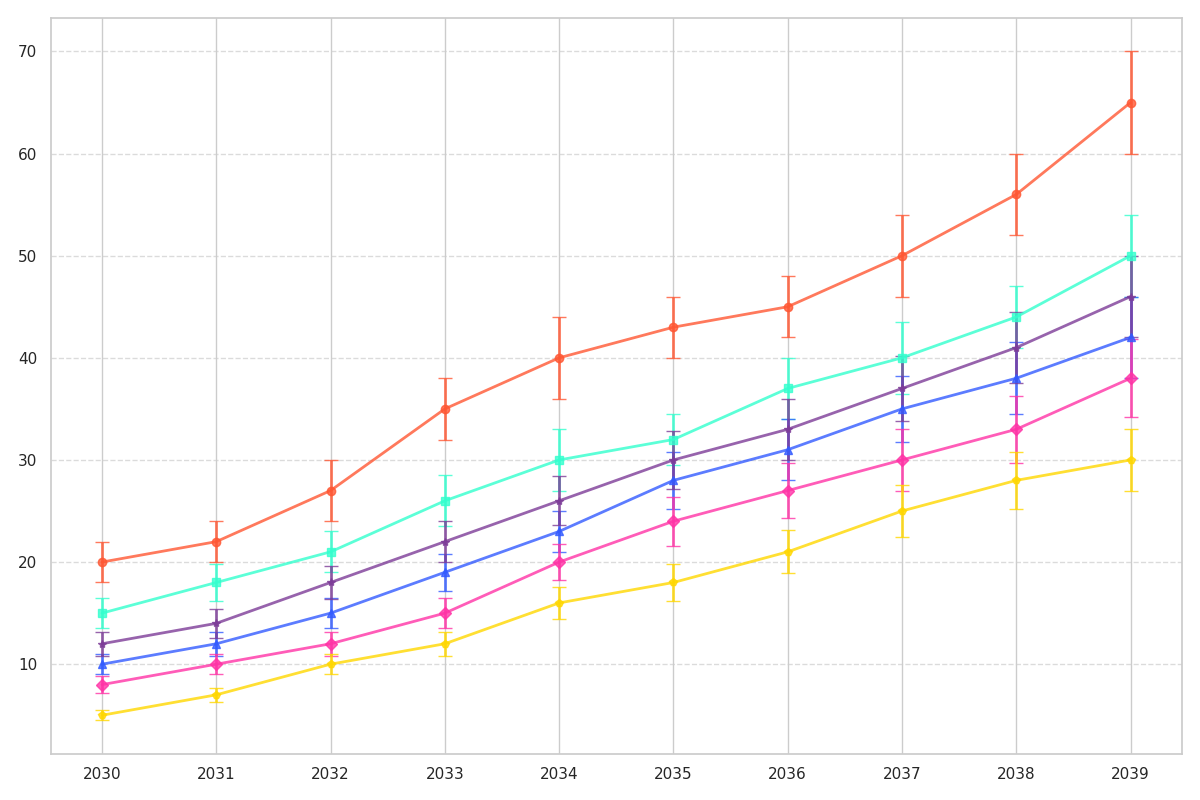

Here is the Python script that generated this plot:
import matplotlib.pyplot as plt
import numpy as np

years = np.arange(2030, 2040)

planet_a_tourists = [20, 22, 27, 35, 40, 43, 45, 50, 56, 65]
planet_b_tourists = [15, 18, 21, 26, 30, 32, 37, 40, 44, 50]
planet_c_tourists = [10, 12, 15, 19, 23, 28, 31, 35, 38, 42]
planet_d_tourists = [8, 10, 12, 15, 20, 24, 27, 30, 33, 38]
planet_e_tourists = [5, 7, 10, 12, 16, 18, 21, 25, 28, 30]
planet_f_tourists = [12, 14, 18, 22, 26, 30, 33, 37, 41, 46]

planet_a_errors = [2, 2, 3, 3, 4, 3, 3, 4, 4, 5]
planet_b_errors = [1.5, 1.8, 2, 2.5, 3, 2.5, 3, 3.5, 3, 4]
planet_c_errors = [1, 1.2, 1.5, 1.8, 2, 2.8, 3, 3.2, 3.5, 4]
planet_d_errors = [0.8, 1, 1.2, 1.5, 1.8, 2.4, 2.7, 3, 3.3, 3.8]
planet_e_errors = [0.5, 0.7, 1, 1.2, 1.6, 1.8, 2.1, 2.5, 2.8, 3]
planet_f_errors = [1.2, 1.4, 1.6, 2, 2.4, 2.8, 3, 3.2, 3.5, 4]

fig, ax = plt.subplots(figsize=(12, 8))

ax.errorbar(years, planet_a_tourists, yerr=planet_a_errors, fmt='-o', capsize=5, color='#FF5733', linewidth=2, alpha=0.8)
ax.errorbar(years, planet_b_tourists, yerr=planet_b_errors, fmt='-s', capsize=5, color='#33FFCE', linewidth=2, alpha=0.8)
ax.errorbar(years, planet_c_tourists, yerr=planet_c_errors, fmt='-^', capsize=5, color='#335BFF', linewidth=2, alpha=0.8)
ax.errorbar(years, planet_d_tourists, yerr=planet_d_errors, fmt='-D', capsize=5, color='#FF33A6', linewidth=2, alpha=0.8)
ax.errorbar(years, planet_e_tourists, yerr=planet_e_errors, fmt='-p', capsize=5, color='#FFD700', linewidth=2, alpha=0.8)
ax.errorbar(years, planet_f_tourists, yerr=planet_f_errors, fmt='-*', capsize=5, color='#7D3C98', linewidth=2, alpha=0.8)

ax.set_xticks(years)
ax.yaxis.grid(True, linestyle='--', alpha=0.7)
ax.set_axisbelow(True)

# Adjust layout to prevent overlap
plt.tight_layout()

plt.show()
